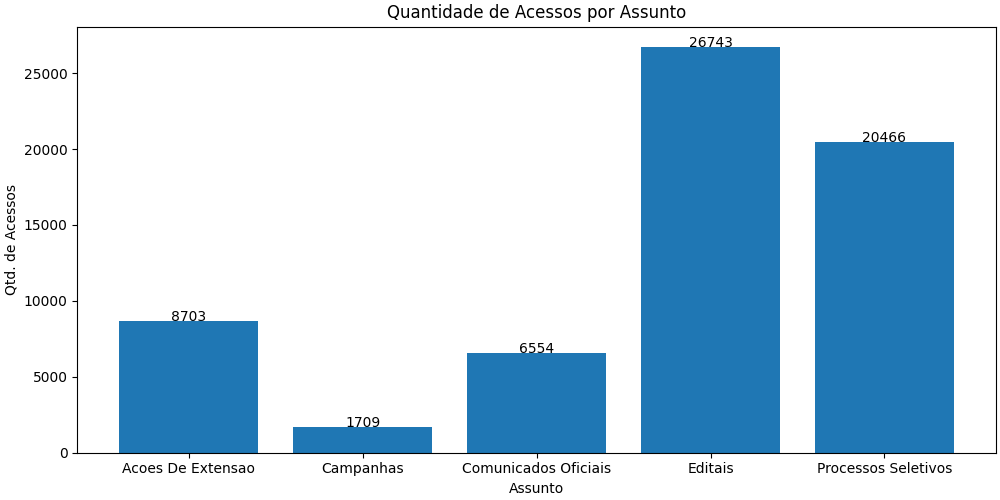

Reproduce this figure in Python.
import sqlite3 as sql
import pandas as pd
import numpy as np
from matplotlib import pyplot as plt

if __name__ == '__main__':
    with sql.connect('database.db') as conn:
        query = 'SELECT assunto, acessos, data_coleta FROM data;'
        df = pd.read_sql_query(query, conn)
        to_group = ['assunto', 'data_coleta']
        grouped_df = df.groupby(to_group).apply(lambda x: np.sum(x['acessos'])).reset_index()
        grouped_df.rename(columns={0: 'acessos'}, inplace=True)
        assuntos = grouped_df['assunto'].unique().tolist()
        data = dict(assunto=list(), acessos=list())
        for assunto in assuntos:
            grouped_local = grouped_df.loc[grouped_df['assunto'] == assunto].copy()
            data['assunto'].append(assunto)
            data['acessos'].append(int(sum(grouped_local['acessos'].diff().tolist()[1:])))
        data_df = pd.DataFrame(data)
        fig, ax = plt.subplots(figsize=(10, 5), layout='constrained')
        ax.bar(data_df['assunto'].apply(lambda x: x.title()), data_df['acessos'])
        x = data_df['assunto'].values.tolist()
        y = data_df['acessos'].values.tolist()
        for i, v in enumerate(y):
            plt.text(i, v, str(v), ha='center')
        plt.title('Quantidade de Acessos por Assunto')
        plt.xlabel('Assunto')
        plt.ylabel('Qtd. de Acessos')
        # plt.show()
        plt.savefig('soma_acessos_periodo_publicacoes_assunto.png')

